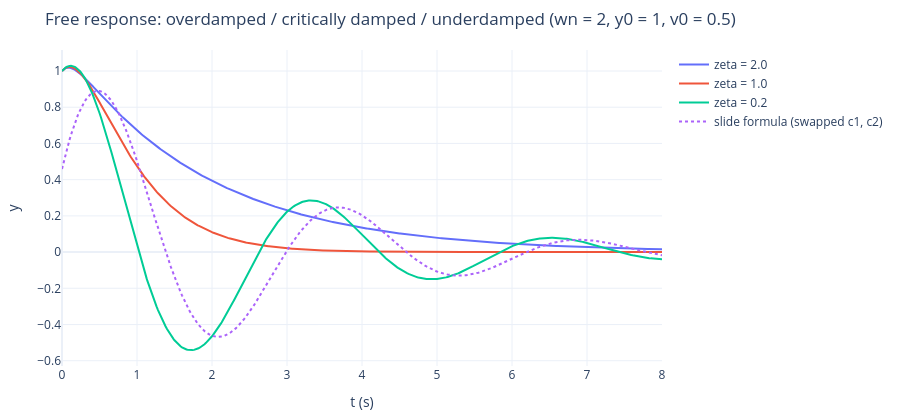

Here is the notebook cell this chart was saved with:
### Markdown cell above
## 2. 齊次解的三種情況 $\ddot y + 2\xi\omega_n\dot y + \omega_n^2 y = 0,\ y(0) = y_0,\ \dot y(0) = v_0$

特徵方程式 $\lambda^2 + 2\xi\omega_n\lambda + \omega_n^2 = 0$，$\lambda = -\xi\omega_n \pm \omega_n\sqrt{\xi^2-1}$。
網頁上的解析解（第 3 種情況的係數已更正為 $c_1 = y_0$、$c_2 = \frac{v_0 + \xi\omega_n y_0}{\omega_d}$）與數值積分比對：

### Code cell
def free_analytic(t, wn, z, y0, v0):
    if z > 1:
        r = np.sqrt(z ** 2 - 1)
        c1 = (v0 + (z + r) * wn * y0) / (2 * wn * r)
        c2 = (-v0 - (z - r) * wn * y0) / (2 * wn * r)
        return c1 * np.exp((-z * wn + wn * r) * t) + c2 * np.exp((-z * wn - wn * r) * t)
    if z == 1:
        return (y0 + (v0 + wn * y0) * t) * np.exp(-wn * t)
    wd = wn * np.sqrt(1 - z ** 2)
    return np.exp(-z * wn * t) * (y0 * np.cos(wd * t) + (v0 + z * wn * y0) / wd * np.sin(wd * t))


def free_original_slide(t, wn, z, y0, v0):
    """原講義第 3 種情況的寫法（c1、c2 對調）"""
    wd = wn * np.sqrt(1 - z ** 2)
    return np.exp(-z * wn * t) * ((v0 + z * wn * y0) / wd * np.cos(wd * t) + y0 * np.sin(wd * t))


wn, y0, v0 = 2.0, 1.0, 0.5
t = np.linspace(0, 8, 801)
fig = go.Figure()
for z in (2.0, 1.0, 0.2):
    num = solve_ivp(lambda tt, x: [x[1], -2 * z * wn * x[1] - wn ** 2 * x[0]], (0, 8), [y0, v0], t_eval=t, rtol=1e-10, atol=1e-12).y[0]
    err = np.max(np.abs(num - free_analytic(t, wn, z, y0, v0)))
    print(f"zeta = {z}: max |analytic - numerical| = {err:.1e}")
    fig.add_scatter(x=ds(t), y=ds(num), name=f"zeta = {z}")
err_slide = np.max(np.abs(free_original_slide(t, wn, 0.2, y0, v0) - free_analytic(t, wn, 0.2, y0, v0)))
print(f"original slide (c1, c2 swapped): y(0) = {free_original_slide(np.array([0.0]), wn, 0.2, y0, v0)[0]:.4f} instead of y0 = {y0}; max error {err_slide:.3f}")
fig.add_scatter(x=ds(t), y=ds(free_original_slide(t, wn, 0.2, y0, v0)), name="slide formula (swapped c1, c2)", line=dict(dash="dot"))
show(fig, "Free response: overdamped / critically damped / underdamped (wn = 2, y0 = 1, v0 = 0.5)", "t (s)", "y")

### Figure 1 — Plotly figure (JSON) as saved in the notebook; plotly's stock layout.template omitted (floating-point values rounded to 4 significant figures; data arrays with more than 128 entries replaced by an {"elided": "..."} marker saying what was removed)
{"data": [{"name": "zeta = 2.0", "type": "scatter", "x": {"elided": "600 float values"}, "y": {"elided": "600 float values"}}, {"name": "zeta = 1.0", "type": "scatter", "x": {"elided": "600 float values"}, "y": {"elided": "600 float values"}}, {"name": "zeta = 0.2", "type": "scatter", "x": {"elided": "600 float values"}, "y": {"elided": "600 float values"}}, {"line": {"dash": "dot"}, "name": "slide formula (swapped c1, c2)", "type": "scatter", "x": {"elided": "600 float values"}, "y": {"elided": "600 float values"}}], "layout": {"height": 420, "margin": {"b": 50, "l": 60, "r": 20, "t": 50}, "title": {"text": "Free response: overdamped / critically damped / underdamped (wn = 2, y0 = 1, v0 = 0.5)"}, "xaxis": {"title": {"text": "t (s)"}}, "yaxis": {"title": {"text": "y"}}}}
